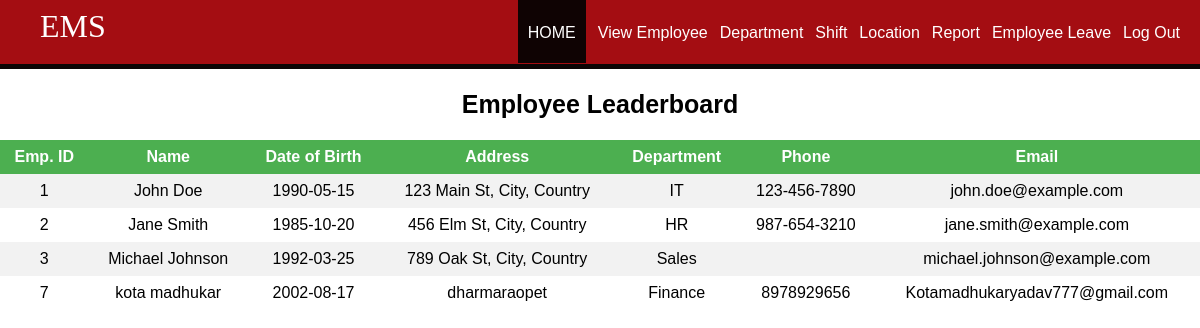
The page /aloginwel.php on the database its author committed.
### tables this page shows
CREATE TABLE `employees` (
  `id` int(11) NOT NULL AUTO_INCREMENT,
  `username` varchar(100) NOT NULL,
  `firstname` varchar(100) NOT NULL,
  `lastname` varchar(100) NOT NULL,
  `gender` varchar(10) NOT NULL,
  `dob` date NOT NULL,
  `address` varchar(255) NOT NULL,
  `department` varchar(100) NOT NULL,
  `shift` varchar(50) NOT NULL,
  `phone` varchar(20) NOT NULL,
  `email` varchar(100) NOT NULL,
  `password` varchar(255) NOT NULL,
  PRIMARY KEY (`id`)
);

### aloginwel.php (the view, shortened to what this page needs)
<?php
$servername = "localhost";
$username = "root";
$password = "";
$dbname = "db";
$conn = new mysqli($servername, $username, $password, $dbname);
$sql = "SELECT * FROM employees";
$result = $conn->query($sql);
?>
<!DOCTYPE html>
<html>
<head>
    <link rel="stylesheet" type="text/css" href="styleemplogin.css">
</head>
<body>
    <header>
        <nav>
            <h1>EMS</h1>
            <ul id="navli">
                <li><a class="homered" href="aloginwel.php">HOME</a></li>
                <li><a class="homeblack" href="view_employees.php">View Employee</a></li>
                <li><a class="homeblack" href="add_department.php">Department</a></li>
                <li><a class="homeblack" href="add_shift.php">Shift</a></li>
                <li><a class="homeblack" href="location.php">Location</a></li>
                <li><a class="homeblack" href="report.php">Report</a></li>
                <li><a class="homeblack" href="empleave.php">Employee Leave</a></li>
                <li><a class="homeblack" href="logout.php" onClick="return confirm('Are you sure you want to logout?')">Log Out</a></li>
            </ul>
        </nav>
    </header>
    <div class="divider"></div>
    <div id="divimg">
        <h2 style="font-family: 'Montserrat', sans-serif; font-size: 25px; text-align: center;">Employee Leaderboard</h2>
        <table>
            <tr bgcolor="#000">
                <th align="center">Emp. ID</th>
                <th align="center">Name</th>
                <th align="center">Date of Birth</th>
                <th align="center">Address</th>
                <th align="center">Department</th>
                <th align="center">Phone</th>
                <th align="center">Email</th>
            </tr>
            <?php
            if ($result->num_rows > 0) {
                while ($row = $result->fetch_assoc()) {
                    echo "<tr>";
                    echo "<td>" . $row["id"] . "</td>";
                    echo "<td>" . htmlspecialchars($row["firstname"]) . " " . htmlspecialchars($row["lastname"]) . "</td>";
                    echo "<td>" . htmlspecialchars($row["dob"]) . "</td>";
                    echo "<td>" . htmlspecialchars($row["address"]) . "</td>";
                    echo "<td>" . htmlspecialchars($row["department"]) . "</td>";
                    echo "<td>" . htmlspecialchars($row["phone"]) . "</td>";
                    echo "<td>" . htmlspecialchars($row["email"]) . "</td>";
                    echo "</tr>";
                }
            } else {
                echo "<tr><td colspan='9'>No employees found.</td></tr>";
            }
            ?>
        </table>
    </div>
</body>
</html>

### styleemplogin.css (style rules this page uses)
body { margin: 0px; }
header { background:rgb(164, 13, 18); color: white; padding: 8px 20px 6px 40px; height: 50px; }
header h1 { display: inline; font-family: 'Lobster', cursive; font-weight: 400; font-size: 32px; float: left; margin-top: 0px; margin-right: 10px; }
nav ul { display: inline; padding: 0px; float: right; }
nav ul li { display: inline-block; list-style-type: none; color: white; float: left; margin-left: 12px; }
nav ul li a { color: white; text-decoration: none; }
#navli { font-family: 'Montserrat', sans-serif; }
.homered { background-color: rgb(15, 3, 3); padding: 30px 10px 22px 10px; }
.divider { background-color: rgb(12, 5, 5); height: 5px; }
table { margin: 0px; border-collapse: collapse; width: 100%; font-family: 'Montserrat', sans-serif; }
th, td { text-align: center; padding: 8px; }
tr:nth-child(even) { background-color: #f2f2f2 }
th { background-color: #4CAF50; color: white; }

### rows shown on the page
employees: id "1", firstname "John", lastname "Doe", dob "1990-05-15", address "123 Main St, City, Country", department "IT", phone "123-456-7890", email "john.doe@example.com"
employees: id "2", firstname "Jane", lastname "Smith", dob "1985-10-20", address "456 Elm St, City, Country", department "HR", phone "987-654-3210", email "jane.smith@example.com"
employees: id "3", firstname "Michael", lastname "Johnson", dob "1992-03-25", address "789 Oak St, City, Country", department "Sales", email "michael.johnson@example.com"
employees: id "7", firstname "kota", lastname "madhukar", dob "2002-08-17", address "dharmaraopet", department "Finance", phone "8978929656", email "Kotamadhukaryadav777@gmail.com"
